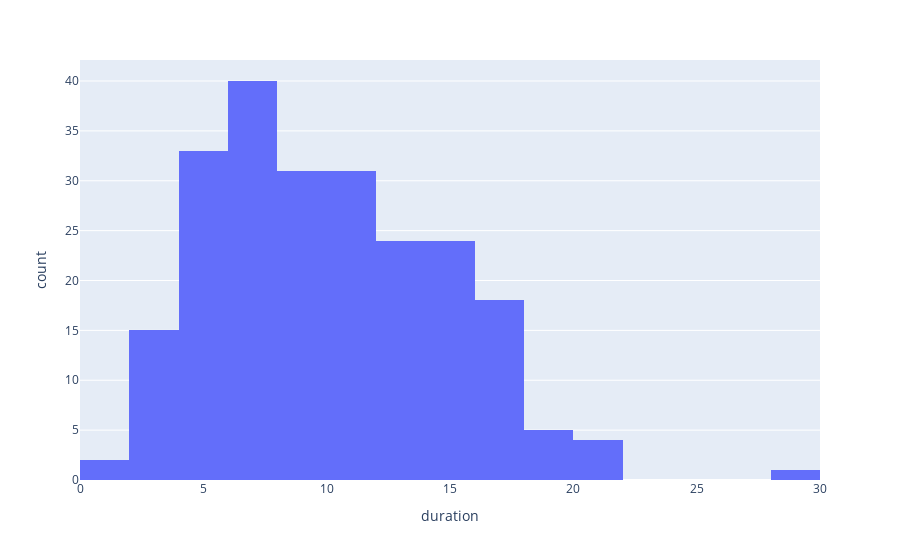

Source (notebook cell):
### Code cell
fig = px.histogram(df, x="duration", nbins = 20)
fig.show()

### Figure 1 — Plotly figure (JSON) as saved in the notebook; plotly's stock layout.template omitted (floating-point values rounded to 4 significant figures; data arrays with more than 128 entries replaced by an {"elided": "..."} marker saying what was removed)
{"data": [{"alignmentgroup": "True", "bingroup": "x", "hovertemplate": "duration=%{x}<br>count=%{y}<extra></extra>", "legendgroup": "", "marker": {"color": "#636efa", "pattern": {"shape": ""}}, "name": "", "nbinsx": 20, "offsetgroup": "", "orientation": "v", "showlegend": false, "type": "histogram", "x": {"elided": "228 float values"}, "xaxis": "x", "yaxis": "y"}], "layout": {"autosize": true, "barmode": "relative", "legend": {"tracegroupgap": 0}, "margin": {"t": 60}, "xaxis": {"anchor": "y", "autorange": true, "domain": [0, 1], "range": [0, 30], "title": {"text": "duration"}, "type": "linear"}, "yaxis": {"anchor": "x", "autorange": true, "domain": [0, 1], "range": [0, 42.11], "title": {"text": "count"}}}}
